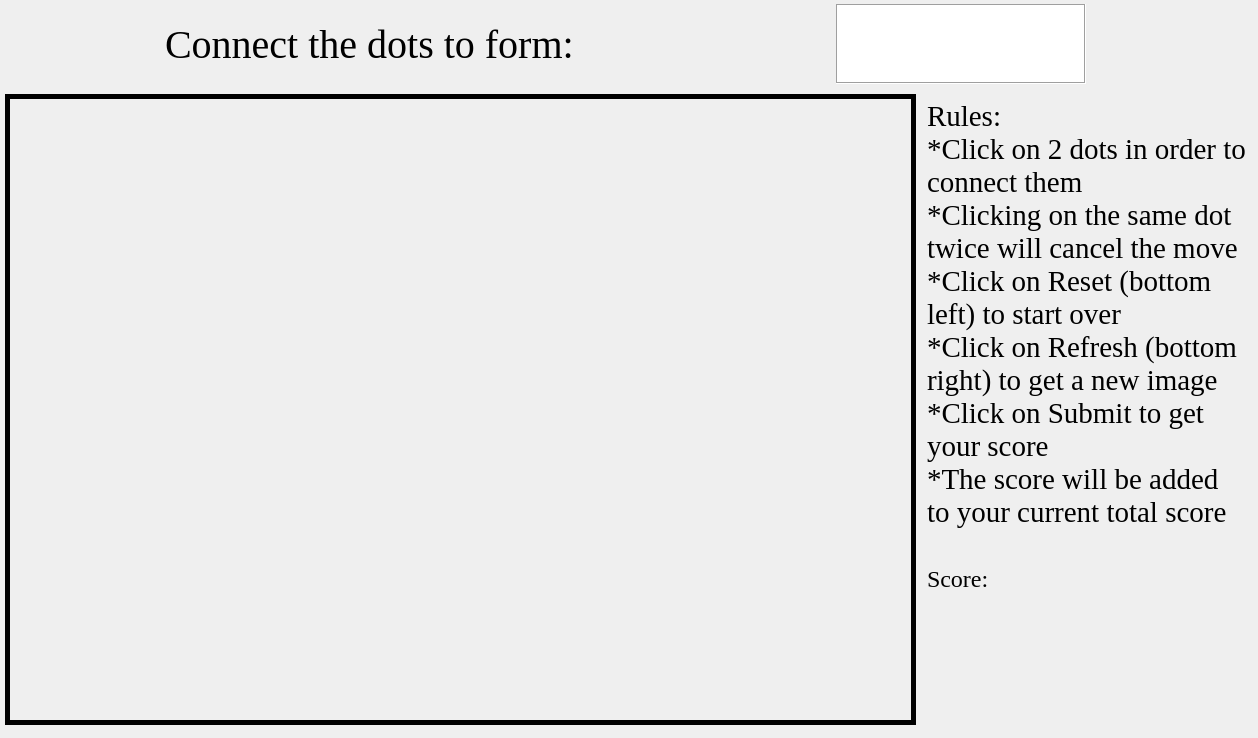
<?xml version="1.0" encoding="UTF-8"?>
<ui version="4.0">
 <class>Dialog</class>
 <widget class="QDialog" name="Dialog">
  <property name="geometry">
   <rect>
    <x>0</x>
    <y>0</y>
    <width>1258</width>
    <height>738</height>
   </rect>
  </property>
  <property name="windowTitle">
   <string>Game</string>
  </property>
  <widget class="QWidget" name="verticalLayoutWidget">
   <property name="geometry">
    <rect>
     <x>0</x>
     <y>0</y>
     <width>1253</width>
     <height>729</height>
    </rect>
   </property>
   <layout class="QVBoxLayout" name="verticalLayout">
    <item>
     <layout class="QHBoxLayout" name="horizontalLayout_2">
      <item>
       <widget class="QLabel" name="label">
        <property name="minimumSize">
         <size>
          <width>500</width>
          <height>80</height>
         </size>
        </property>
        <property name="maximumSize">
         <size>
          <width>500</width>
          <height>80</height>
         </size>
        </property>
        <property name="font">
         <font>
          <family>Times New Roman</family>
          <pointsize>30</pointsize>
         </font>
        </property>
        <property name="text">
         <string>Connect the dots to form:</string>
        </property>
       </widget>
      </item>
      <item>
       <widget class="QTextEdit" name="Shape_name">
        <property name="enabled">
         <bool>true</bool>
        </property>
        <property name="minimumSize">
         <size>
          <width>250</width>
          <height>80</height>
         </size>
        </property>
        <property name="maximumSize">
         <size>
          <width>250</width>
          <height>80</height>
         </size>
        </property>
        <property name="font">
         <font>
          <family>Times New Roman</family>
          <pointsize>18</pointsize>
          <weight>75</weight>
          <bold>true</bold>
         </font>
        </property>
        <property name="frameShape">
         <enum>QFrame::Box</enum>
        </property>
        <property name="frameShadow">
         <enum>QFrame::Sunken</enum>
        </property>
        <property name="verticalScrollBarPolicy">
         <enum>Qt::ScrollBarAlwaysOff</enum>
        </property>
        <property name="horizontalScrollBarPolicy">
         <enum>Qt::ScrollBarAlwaysOff</enum>
        </property>
        <property name="sizeAdjustPolicy">
         <enum>QAbstractScrollArea::AdjustToContents</enum>
        </property>
       </widget>
      </item>
     </layout>
    </item>
    <item>
     <layout class="QHBoxLayout" name="horizontalLayout">
      <item>
       <widget class="QFrame" name="frame">
        <property name="minimumSize">
         <size>
          <width>911</width>
          <height>631</height>
         </size>
        </property>
        <property name="maximumSize">
         <size>
          <width>911</width>
          <height>631</height>
         </size>
        </property>
        <property name="frameShape">
         <enum>QFrame::Box</enum>
        </property>
        <property name="frameShadow">
         <enum>QFrame::Plain</enum>
        </property>
        <property name="lineWidth">
         <number>5</number>
        </property>
        <widget class="QPushButton" name="Dot3">
         <property name="geometry">
          <rect>
           <x>500</x>
           <y>420</y>
           <width>41</width>
           <height>41</height>
          </rect>
         </property>
         <property name="minimumSize">
          <size>
           <width>41</width>
           <height>41</height>
          </size>
         </property>
         <property name="maximumSize">
          <size>
           <width>41</width>
           <height>41</height>
          </size>
         </property>
         <property name="text">
          <string/>
         </property>
         <property name="icon">
          <iconset>
           <normaloff>Black Dot.png</normaloff>Black Dot.png</iconset>
         </property>
         <property name="iconSize">
          <size>
           <width>23</width>
           <height>23</height>
          </size>
         </property>
         <property name="flat">
          <bool>true</bool>
         </property>
        </widget>
        <widget class="QPushButton" name="Dot4">
         <property name="geometry">
          <rect>
           <x>310</x>
           <y>420</y>
           <width>41</width>
           <height>41</height>
          </rect>
         </property>
         <property name="minimumSize">
          <size>
           <width>41</width>
           <height>41</height>
          </size>
         </property>
         <property name="maximumSize">
          <size>
           <width>41</width>
           <height>41</height>
          </size>
         </property>
         <property name="text">
          <string/>
         </property>
         <property name="icon">
          <iconset>
           <normaloff>Black Dot.png</normaloff>Black Dot.png</iconset>
         </property>
         <property name="iconSize">
          <size>
           <width>23</width>
           <height>23</height>
          </size>
         </property>
         <property name="flat">
          <bool>true</bool>
         </property>
        </widget>
        <widget class="QPushButton" name="Dot5">
         <property name="geometry">
          <rect>
           <x>260</x>
           <y>270</y>
           <width>41</width>
           <height>41</height>
          </rect>
         </property>
         <property name="minimumSize">
          <size>
           <width>41</width>
           <height>41</height>
          </size>
         </property>
         <property name="maximumSize">
          <size>
           <width>41</width>
           <height>41</height>
          </size>
         </property>
         <property name="text">
          <string/>
         </property>
         <property name="icon">
          <iconset>
           <normaloff>Black Dot.png</normaloff>Black Dot.png</iconset>
         </property>
         <property name="iconSize">
          <size>
           <width>23</width>
           <height>23</height>
          </size>
         </property>
         <property name="flat">
          <bool>true</bool>
         </property>
        </widget>
        <widget class="QPushButton" name="Dot6">
         <property name="geometry">
          <rect>
           <x>60</x>
           <y>40</y>
           <width>41</width>
           <height>41</height>
          </rect>
         </property>
         <property name="minimumSize">
          <size>
           <width>41</width>
           <height>41</height>
          </size>
         </property>
         <property name="maximumSize">
          <size>
           <width>41</width>
           <height>41</height>
          </size>
         </property>
         <property name="text">
          <string/>
         </property>
         <property name="icon">
          <iconset>
           <normaloff>Black Dot.png</normaloff>Black Dot.png</iconset>
         </property>
         <property name="iconSize">
          <size>
           <width>23</width>
           <height>23</height>
          </size>
         </property>
         <property name="flat">
          <bool>true</bool>
         </property>
        </widget>
        <widget class="QPushButton" name="Dot2">
         <property name="geometry">
          <rect>
           <x>530</x>
           <y>260</y>
           <width>41</width>
           <height>41</height>
          </rect>
         </property>
         <property name="minimumSize">
          <size>
           <width>41</width>
           <height>41</height>
          </size>
         </property>
         <property name="maximumSize">
          <size>
           <width>41</width>
           <height>41</height>
          </size>
         </property>
         <property name="text">
          <string/>
         </property>
         <property name="icon">
          <iconset>
           <normaloff>Black Dot.png</normaloff>Black Dot.png</iconset>
         </property>
         <property name="iconSize">
          <size>
           <width>23</width>
           <height>23</height>
          </size>
         </property>
         <property name="flat">
          <bool>true</bool>
         </property>
        </widget>
        <widget class="QPushButton" name="Dot8">
         <property name="geometry">
          <rect>
           <x>180</x>
           <y>40</y>
           <width>41</width>
           <height>41</height>
          </rect>
         </property>
         <property name="minimumSize">
          <size>
           <width>41</width>
           <height>41</height>
          </size>
         </property>
         <property name="maximumSize">
          <size>
           <width>41</width>
           <height>41</height>
          </size>
         </property>
         <property name="text">
          <string/>
         </property>
         <property name="icon">
          <iconset>
           <normaloff>Black Dot.png</normaloff>Black Dot.png</iconset>
         </property>
         <property name="iconSize">
          <size>
           <width>23</width>
           <height>23</height>
          </size>
         </property>
         <property name="flat">
          <bool>true</bool>
         </property>
        </widget>
        <widget class="QPushButton" name="Dot9">
         <property name="geometry">
          <rect>
           <x>70</x>
           <y>110</y>
           <width>41</width>
           <height>41</height>
          </rect>
         </property>
         <property name="minimumSize">
          <size>
           <width>41</width>
           <height>41</height>
          </size>
         </property>
         <property name="maximumSize">
          <size>
           <width>41</width>
           <height>41</height>
          </size>
         </property>
         <property name="text">
          <string/>
         </property>
         <property name="icon">
          <iconset>
           <normaloff>Black Dot.png</normaloff>Black Dot.png</iconset>
         </property>
         <property name="iconSize">
          <size>
           <width>23</width>
           <height>23</height>
          </size>
         </property>
         <property name="flat">
          <bool>true</bool>
         </property>
        </widget>
        <widget class="QPushButton" name="Dot7">
         <property name="geometry">
          <rect>
           <x>130</x>
           <y>60</y>
           <width>41</width>
           <height>41</height>
          </rect>
         </property>
         <property name="minimumSize">
          <size>
           <width>41</width>
           <height>41</height>
          </size>
         </property>
         <property name="maximumSize">
          <size>
           <width>41</width>
           <height>41</height>
          </size>
         </property>
         <property name="text">
          <string/>
         </property>
         <property name="icon">
          <iconset>
           <normaloff>Black Dot.png</normaloff>Black Dot.png</iconset>
         </property>
         <property name="iconSize">
          <size>
           <width>23</width>
           <height>23</height>
          </size>
         </property>
         <property name="flat">
          <bool>true</bool>
         </property>
        </widget>
        <widget class="QPushButton" name="Dot10">
         <property name="geometry">
          <rect>
           <x>140</x>
           <y>130</y>
           <width>41</width>
           <height>41</height>
          </rect>
         </property>
         <property name="minimumSize">
          <size>
           <width>41</width>
           <height>41</height>
          </size>
         </property>
         <property name="maximumSize">
          <size>
           <width>41</width>
           <height>41</height>
          </size>
         </property>
         <property name="text">
          <string/>
         </property>
         <property name="icon">
          <iconset>
           <normaloff>Black Dot.png</normaloff>Black Dot.png</iconset>
         </property>
         <property name="iconSize">
          <size>
           <width>23</width>
           <height>23</height>
          </size>
         </property>
         <property name="flat">
          <bool>true</bool>
         </property>
        </widget>
        <widget class="QPushButton" name="Reset">
         <property name="geometry">
          <rect>
           <x>10</x>
           <y>550</y>
           <width>71</width>
           <height>71</height>
          </rect>
         </property>
         <property name="minimumSize">
          <size>
           <width>71</width>
           <height>71</height>
          </size>
         </property>
         <property name="maximumSize">
          <size>
           <width>71</width>
           <height>16777215</height>
          </size>
         </property>
         <property name="text">
          <string/>
         </property>
         <property name="icon">
          <iconset>
           <normaloff>415758-200.png</normaloff>415758-200.png</iconset>
         </property>
         <property name="iconSize">
          <size>
           <width>70</width>
           <height>70</height>
          </size>
         </property>
         <property name="flat">
          <bool>true</bool>
         </property>
        </widget>
        <widget class="QPushButton" name="Dot1">
         <property name="geometry">
          <rect>
           <x>400</x>
           <y>180</y>
           <width>41</width>
           <height>41</height>
          </rect>
         </property>
         <property name="minimumSize">
          <size>
           <width>41</width>
           <height>41</height>
          </size>
         </property>
         <property name="maximumSize">
          <size>
           <width>41</width>
           <height>41</height>
          </size>
         </property>
         <property name="text">
          <string/>
         </property>
         <property name="icon">
          <iconset>
           <normaloff>Black Dot.png</normaloff>Black Dot.png</iconset>
         </property>
         <property name="iconSize">
          <size>
           <width>23</width>
           <height>23</height>
          </size>
         </property>
         <property name="flat">
          <bool>true</bool>
         </property>
        </widget>
       </widget>
      </item>
      <item>
       <layout class="QVBoxLayout" name="verticalLayout_2">
        <item>
         <widget class="QLabel" name="label_3">
          <property name="minimumSize">
           <size>
            <width>320</width>
            <height>441</height>
           </size>
          </property>
          <property name="maximumSize">
           <size>
            <width>320</width>
            <height>441</height>
           </size>
          </property>
          <property name="font">
           <font>
            <family>Times New Roman</family>
            <pointsize>22</pointsize>
           </font>
          </property>
          <property name="text">
           <string>Rules:
*Click on 2 dots in order to connect them
*Clicking on the same dot twice will cancel the move
*Click on Reset (bottom left) to start over
*Click on Refresh (bottom right) to get a new image
*Click on Submit to get your score
*The score will be added to your current total score</string>
          </property>
          <property name="textFormat">
           <enum>Qt::AutoText</enum>
          </property>
          <property name="alignment">
           <set>Qt::AlignLeading|Qt::AlignLeft|Qt::AlignTop</set>
          </property>
          <property name="wordWrap">
           <bool>true</bool>
          </property>
         </widget>
        </item>
        <item>
         <widget class="QLabel" name="label_2">
          <property name="minimumSize">
           <size>
            <width>121</width>
            <height>51</height>
           </size>
          </property>
          <property name="maximumSize">
           <size>
            <width>121</width>
            <height>51</height>
           </size>
          </property>
          <property name="font">
           <font>
            <family>Times New Roman</family>
            <pointsize>18</pointsize>
           </font>
          </property>
          <property name="text">
           <string>Score:</string>
          </property>
         </widget>
        </item>
        <item>
         <layout class="QHBoxLayout" name="horizontalLayout_3">
          <item>
           <widget class="QPushButton" name="Refresh_Image">
            <property name="minimumSize">
             <size>
              <width>101</width>
              <height>101</height>
             </size>
            </property>
            <property name="maximumSize">
             <size>
              <width>101</width>
              <height>101</height>
             </size>
            </property>
            <property name="text">
             <string/>
            </property>
            <property name="icon">
             <iconset>
              <normaloff>refresh.png</normaloff>refresh.png</iconset>
            </property>
            <property name="iconSize">
             <size>
              <width>110</width>
              <height>110</height>
             </size>
            </property>
            <property name="flat">
             <bool>true</bool>
            </property>
           </widget>
          </item>
          <item>
           <widget class="QPushButton" name="Submit">
            <property name="minimumSize">
             <size>
              <width>191</width>
              <height>101</height>
             </size>
            </property>
            <property name="maximumSize">
             <size>
              <width>191</width>
              <height>101</height>
             </size>
            </property>
            <property name="text">
             <string/>
            </property>
            <property name="icon">
             <iconset>
              <normaloff>submit-button-hi.png</normaloff>submit-button-hi.png</iconset>
            </property>
            <property name="iconSize">
             <size>
              <width>170</width>
              <height>100</height>
             </size>
            </property>
            <property name="flat">
             <bool>true</bool>
            </property>
           </widget>
          </item>
         </layout>
        </item>
       </layout>
      </item>
     </layout>
    </item>
   </layout>
  </widget>
 </widget>
 <tabstops>
  <tabstop>Dot1</tabstop>
  <tabstop>Dot2</tabstop>
  <tabstop>Dot3</tabstop>
  <tabstop>Dot4</tabstop>
  <tabstop>Dot5</tabstop>
  <tabstop>Dot6</tabstop>
  <tabstop>Dot7</tabstop>
  <tabstop>Dot8</tabstop>
  <tabstop>Dot9</tabstop>
  <tabstop>Dot10</tabstop>
  <tabstop>Reset</tabstop>
  <tabstop>Shape_name</tabstop>
  <tabstop>Refresh_Image</tabstop>
  <tabstop>Submit</tabstop>
 </tabstops>
 <resources/>
 <connections/>
</ui>
